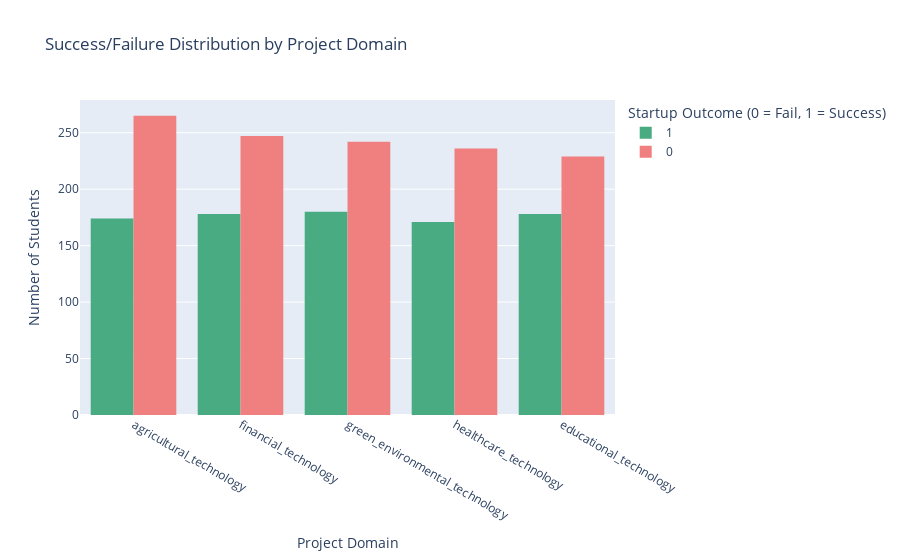

The code cell stored with this chart in its notebook:
### Markdown cell above
>**Summary:**  
All institution types show both successful and failed startups, with slightly more failures overall.  
Non-technical and public institutions have the highest participation, while success rates remain fairly consistent across types.

### Code cell
project_domain_success = pd.crosstab(df['project_domain'], df['success_label'], margins=True)
print(project_domain_success)
sorted_project_domains = df['project_domain'].value_counts().index

fig = px.histogram(df, 
                   x='project_domain', 
                   color='success_label',
                   title='Success/Failure Distribution by Project Domain',
                   labels={'project_domain': 'Project Domain', 
                           'success_label': 'Startup Outcome (0 = Fail, 1 = Success)', 
                           'count': 'Number of Students'},
                   color_discrete_map={0: 'lightcoral', 1: '#49ab81'},
                   barmode='group',
                   category_orders={'project_domain': sorted_project_domains}) 

fig.update_layout(
    xaxis_title="Project Domain",
    yaxis_title="Number of Students",
    xaxis=dict(tickmode='array', tickvals=sorted_project_domains)
)

fig.show()

### Figure 1 — Plotly figure (JSON) as saved in the notebook; plotly's stock layout.template omitted (floating-point values rounded to 4 significant figures; data arrays with more than 128 entries replaced by an {"elided": "..."} marker saying what was removed)
{"data": [{"alignmentgroup": "True", "bingroup": "x", "hovertemplate": "Startup Outcome (0 = Fail, 1 = Success)=1<br>Project Domain=%{x}<br>count=%{y}<extra></extra>", "legendgroup": "1", "marker": {"color": "#49ab81", "pattern": {"shape": ""}}, "name": "1", "offsetgroup": "1", "orientation": "v", "showlegend": true, "type": "histogram", "x": {"elided": "881 str values"}, "xaxis": "x", "yaxis": "y"}, {"alignmentgroup": "True", "bingroup": "x", "hovertemplate": "Startup Outcome (0 = Fail, 1 = Success)=0<br>Project Domain=%{x}<br>count=%{y}<extra></extra>", "legendgroup": "0", "marker": {"color": "lightcoral", "pattern": {"shape": ""}}, "name": "0", "offsetgroup": "0", "orientation": "v", "showlegend": true, "type": "histogram", "x": {"elided": "1219 str values"}, "xaxis": "x", "yaxis": "y"}], "layout": {"barmode": "group", "legend": {"title": {"text": "Startup Outcome (0 = Fail, 1 = Success)"}, "tracegroupgap": 0}, "title": {"text": "Success/Failure Distribution by Project Domain"}, "xaxis": {"anchor": "y", "categoryarray": ["agricultural_technology", "financial_technology", "green_environmental_technology", "healthcare_technology", "educational_technology"], "categoryorder": "array", "domain": [0, 1], "tickmode": "array", "tickvals": ["agricultural_technology", "financial_technology", "green_environmental_technology", "healthcare_technology", "educational_technology"], "title": {"text": "Project Domain"}}, "yaxis": {"anchor": "x", "domain": [0, 1], "title": {"text": "Number of Students"}}}}
